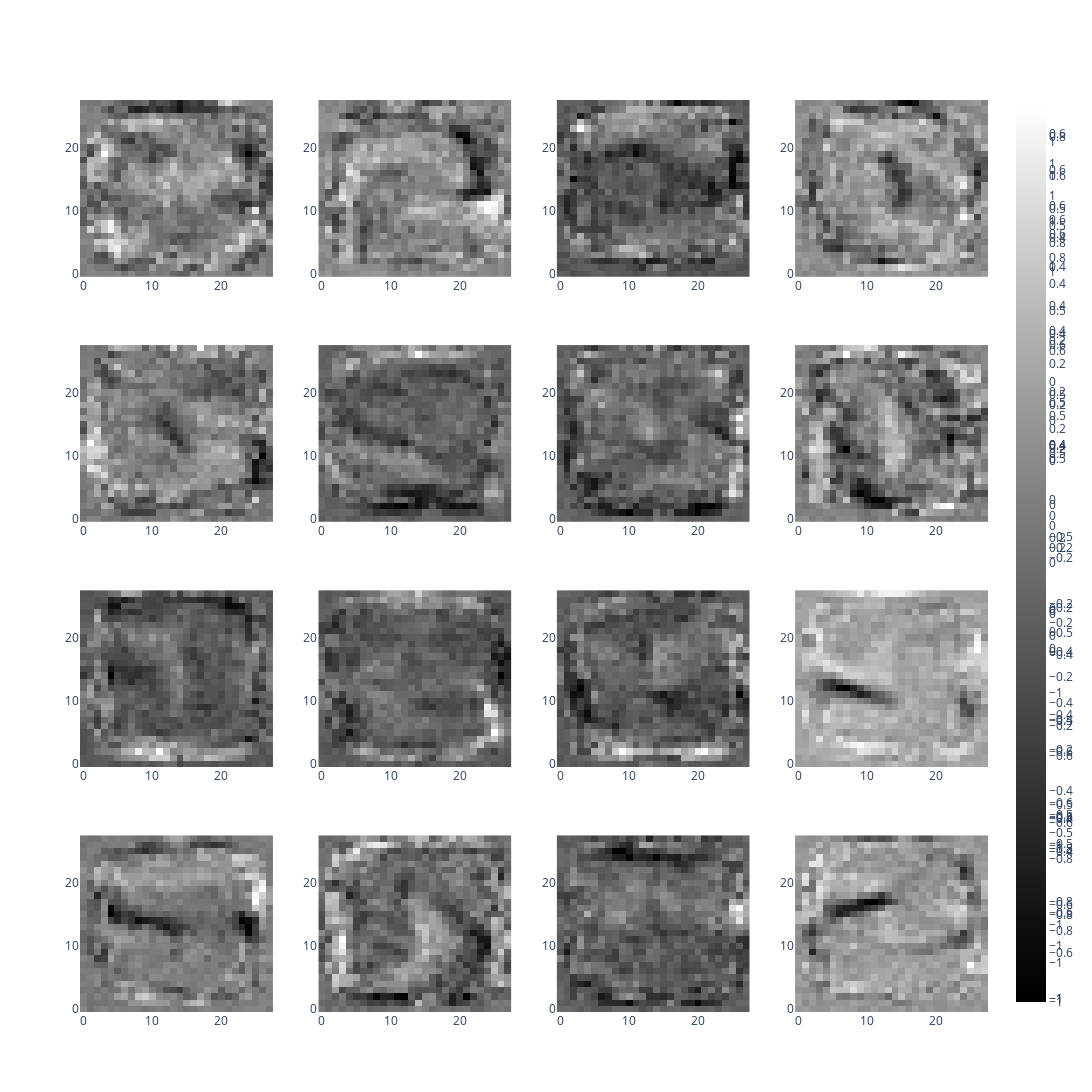

Notebook code for this chart:
### Markdown cell above
* Try the same thing with all the neurons of the first layer, can you see something interpretable? * Try the same thing with all the neurons of the first layer, can you see something interpretable? Youcan find help <a href="https://plotly.com/python/heatmaps/"> here </a> and <a href="https://plotly.com/python/subplots/"> here </a>.

### Code cell
from plotly.subplots import make_subplots
fig = make_subplots(rows=first_layer_weights.shape[1]//4, cols=4)
for i in range(first_layer_weights.shape[1]):
  row = i//4
  col = i - i//4*4
  neuron = first_layer_weights.numpy()[:,i]
  img = neuron.reshape([28,28])
  fig.add_trace(go.Heatmap(z=img, colorscale="gray"), row=row+1, col=col+1)

fig.update_layout(height=16*400/4, width=1200)

fig.show()

### Figure 1 — Plotly figure (JSON) as saved in the notebook; plotly's stock layout.template omitted (floating-point values rounded to 4 significant figures; data arrays with more than 128 entries replaced by an {"elided": "..."} marker saying what was removed)
{"data": [{"colorscale": [[0, "rgb(0, 0, 0)"], [0.09091, "rgb(16, 16, 16)"], [0.1818, "rgb(38, 38, 38)"], [0.2727, "rgb(59, 59, 59)"], [0.3636, "rgb(81, 80, 80)"], [0.4545, "rgb(102, 101, 101)"], [0.5455, "rgb(124, 123, 122)"], [0.6364, "rgb(146, 146, 145)"], [0.7273, "rgb(171, 171, 170)"], [0.8182, "rgb(197, 197, 195)"], [0.9091, "rgb(224, 224, 223)"], [1, "rgb(254, 254, 253)"]], "type": "heatmap", "xaxis": "x", "yaxis": "y", "z": {"elided": "28x28 float values"}}, {"colorscale": [[0, "rgb(0, 0, 0)"], [0.09091, "rgb(16, 16, 16)"], [0.1818, "rgb(38, 38, 38)"], [0.2727, "rgb(59, 59, 59)"], [0.3636, "rgb(81, 80, 80)"], [0.4545, "rgb(102, 101, 101)"], [0.5455, "rgb(124, 123, 122)"], [0.6364, "rgb(146, 146, 145)"], [0.7273, "rgb(171, 171, 170)"], [0.8182, "rgb(197, 197, 195)"], [0.9091, "rgb(224, 224, 223)"], [1, "rgb(254, 254, 253)"]], "type": "heatmap", "xaxis": "x2", "yaxis": "y2", "z": {"elided": "28x28 float values"}}, {"colorscale": [[0, "rgb(0, 0, 0)"], [0.09091, "rgb(16, 16, 16)"], [0.1818, "rgb(38, 38, 38)"], [0.2727, "rgb(59, 59, 59)"], [0.3636, "rgb(81, 80, 80)"], [0.4545, "rgb(102, 101, 101)"], [0.5455, "rgb(124, 123, 122)"], [0.6364, "rgb(146, 146, 145)"], [0.7273, "rgb(171, 171, 170)"], [0.8182, "rgb(197, 197, 195)"], [0.9091, "rgb(224, 224, 223)"], [1, "rgb(254, 254, 253)"]], "type": "heatmap", "xaxis": "x3", "yaxis": "y3", "z": {"elided": "28x28 float values"}}, {"colorscale": [[0, "rgb(0, 0, 0)"], [0.09091, "rgb(16, 16, 16)"], [0.1818, "rgb(38, 38, 38)"], [0.2727, "rgb(59, 59, 59)"], [0.3636, "rgb(81, 80, 80)"], [0.4545, "rgb(102, 101, 101)"], [0.5455, "rgb(124, 123, 122)"], [0.6364, "rgb(146, 146, 145)"], [0.7273, "rgb(171, 171, 170)"], [0.8182, "rgb(197, 197, 195)"], [0.9091, "rgb(224, 224, 223)"], [1, "rgb(254, 254, 253)"]], "type": "heatmap", "xaxis": "x4", "yaxis": "y4", "z": {"elided": "28x28 float values"}}, {"colorscale": [[0, "rgb(0, 0, 0)"], [0.09091, "rgb(16, 16, 16)"], [0.1818, "rgb(38, 38, 38)"], [0.2727, "rgb(59, 59, 59)"], [0.3636, "rgb(81, 80, 80)"], [0.4545, "rgb(102, 101, 101)"], [0.5455, "rgb(124, 123, 122)"], [0.6364, "rgb(146, 146, 145)"], [0.7273, "rgb(171, 171, 170)"], [0.8182, "rgb(197, 197, 195)"], [0.9091, "rgb(224, 224, 223)"], [1, "rgb(254, 254, 253)"]], "type": "heatmap", "xaxis": "x5", "yaxis": "y5", "z": {"elided": "28x28 float values"}}, {"colorscale": [[0, "rgb(0, 0, 0)"], [0.09091, "rgb(16, 16, 16)"], [0.1818, "rgb(38, 38, 38)"], [0.2727, "rgb(59, 59, 59)"], [0.3636, "rgb(81, 80, 80)"], [0.4545, "rgb(102, 101, 101)"], [0.5455, "rgb(124, 123, 122)"], [0.6364, "rgb(146, 146, 145)"], [0.7273, "rgb(171, 171, 170)"], [0.8182, "rgb(197, 197, 195)"], [0.9091, "rgb(224, 224, 223)"], [1, "rgb(254, 254, 253)"]], "type": "heatmap", "xaxis": "x6", "yaxis": "y6", "z": {"elided": "28x28 float values"}}, {"colorscale": [[0, "rgb(0, 0, 0)"], [0.09091, "rgb(16, 16, 16)"], [0.1818, "rgb(38, 38, 38)"], [0.2727, "rgb(59, 59, 59)"], [0.3636, "rgb(81, 80, 80)"], [0.4545, "rgb(102, 101, 101)"], [0.5455, "rgb(124, 123, 122)"], [0.6364, "rgb(146, 146, 145)"], [0.7273, "rgb(171, 171, 170)"], [0.8182, "rgb(197, 197, 195)"], [0.9091, "rgb(224, 224, 223)"], [1, "rgb(254, 254, 253)"]], "type": "heatmap", "xaxis": "x7", "yaxis": "y7", "z": {"elided": "28x28 float values"}}, {"colorscale": [[0, "rgb(0, 0, 0)"], [0.09091, "rgb(16, 16, 16)"], [0.1818, "rgb(38, 38, 38)"], [0.2727, "rgb(59, 59, 59)"], [0.3636, "rgb(81, 80, 80)"], [0.4545, "rgb(102, 101, 101)"], [0.5455, "rgb(124, 123, 122)"], [0.6364, "rgb(146, 146, 145)"], [0.7273, "rgb(171, 171, 170)"], [0.8182, "rgb(197, 197, 195)"], [0.9091, "rgb(224, 224, 223)"], [1, "rgb(254, 254, 253)"]], "type": "heatmap", "xaxis": "x8", "yaxis": "y8", "z": {"elided": "28x28 float values"}}, {"colorscale": [[0, "rgb(0, 0, 0)"], [0.09091, "rgb(16, 16, 16)"], [0.1818, "rgb(38, 38, 38)"], [0.2727, "rgb(59, 59, 59)"], [0.3636, "rgb(81, 80, 80)"], [0.4545, "rgb(102, 101, 101)"], [0.5455, "rgb(124, 123, 122)"], [0.6364, "rgb(146, 146, 145)"], [0.7273, "rgb(171, 171, 170)"], [0.8182, "rgb(197, 197, 195)"], [0.9091, "rgb(224, 224, 223)"], [1, "rgb(254, 254, 253)"]], "type": "heatmap", "xaxis": "x9", "yaxis": "y9", "z": {"elided": "28x28 float values"}}, {"colorscale": [[0, "rgb(0, 0, 0)"], [0.09091, "rgb(16, 16, 16)"], [0.1818, "rgb(38, 38, 38)"], [0.2727, "rgb(59, 59, 59)"], [0.3636, "rgb(81, 80, 80)"], [0.4545, "rgb(102, 101, 101)"], [0.5455, "rgb(124, 123, 122)"], [0.6364, "rgb(146, 146, 145)"], [0.7273, "rgb(171, 171, 170)"], [0.8182, "rgb(197, 197, 195)"], [0.9091, "rgb(224, 224, 223)"], [1, "rgb(254, 254, 253)"]], "type": "heatmap", "xaxis": "x10", "yaxis": "y10", "z": {"elided": "28x28 float values"}}, {"colorscale": [[0, "rgb(0, 0, 0)"], [0.09091, "rgb(16, 16, 16)"], [0.1818, "rgb(38, 38, 38)"], [0.2727, "rgb(59, 59, 59)"], [0.3636, "rgb(81, 80, 80)"], [0.4545, "rgb(102, 101, 101)"], [0.5455, "rgb(124, 123, 122)"], [0.6364, "rgb(146, 146, 145)"], [0.7273, "rgb(171, 171, 170)"], [0.8182, "rgb(197, 197, 195)"], [0.9091, "rgb(224, 224, 223)"], [1, "rgb(254, 254, 253)"]], "type": "heatmap", "xaxis": "x11", "yaxis": "y11", "z": {"elided": "28x28 float values"}}, {"colorscale": [[0, "rgb(0, 0, 0)"], [0.09091, "rgb(16, 16, 16)"], [0.1818, "rgb(38, 38, 38)"], [0.2727, "rgb(59, 59, 59)"], [0.3636, "rgb(81, 80, 80)"], [0.4545, "rgb(102, 101, 101)"], [0.5455, "rgb(124, 123, 122)"], [0.6364, "rgb(146, 146, 145)"], [0.7273, "rgb(171, 171, 170)"], [0.8182, "rgb(197, 197, 195)"], [0.9091, "rgb(224, 224, 223)"], [1, "rgb(254, 254, 253)"]], "type": "heatmap", "xaxis": "x12", "yaxis": "y12", "z": {"elided": "28x28 float values"}}, {"colorscale": [[0, "rgb(0, 0, 0)"], [0.09091, "rgb(16, 16, 16)"], [0.1818, "rgb(38, 38, 38)"], [0.2727, "rgb(59, 59, 59)"], [0.3636, "rgb(81, 80, 80)"], [0.4545, "rgb(102, 101, 101)"], [0.5455, "rgb(124, 123, 122)"], [0.6364, "rgb(146, 146, 145)"], [0.7273, "rgb(171, 171, 170)"], [0.8182, "rgb(197, 197, 195)"], [0.9091, "rgb(224, 224, 223)"], [1, "rgb(254, 254, 253)"]], "type": "heatmap", "xaxis": "x13", "yaxis": "y13", "z": {"elided": "28x28 float values"}}, {"colorscale": [[0, "rgb(0, 0, 0)"], [0.09091, "rgb(16, 16, 16)"], [0.1818, "rgb(38, 38, 38)"], [0.2727, "rgb(59, 59, 59)"], [0.3636, "rgb(81, 80, 80)"], [0.4545, "rgb(102, 101, 101)"], [0.5455, "rgb(124, 123, 122)"], [0.6364, "rgb(146, 146, 145)"], [0.7273, "rgb(171, 171, 170)"], [0.8182, "rgb(197, 197, 195)"], [0.9091, "rgb(224, 224, 223)"], [1, "rgb(254, 254, 253)"]], "type": "heatmap", "xaxis": "x14", "yaxis": "y14", "z": {"elided": "28x28 float values"}}, {"colorscale": [[0, "rgb(0, 0, 0)"], [0.09091, "rgb(16, 16, 16)"], [0.1818, "rgb(38, 38, 38)"], [0.2727, "rgb(59, 59, 59)"], [0.3636, "rgb(81, 80, 80)"], [0.4545, "rgb(102, 101, 101)"], [0.5455, "rgb(124, 123, 122)"], [0.6364, "rgb(146, 146, 145)"], [0.7273, "rgb(171, 171, 170)"], [0.8182, "rgb(197, 197, 195)"], [0.9091, "rgb(224, 224, 223)"], [1, "rgb(254, 254, 253)"]], "type": "heatmap", "xaxis": "x15", "yaxis": "y15", "z": {"elided": "28x28 float values"}}, {"colorscale": [[0, "rgb(0, 0, 0)"], [0.09091, "rgb(16, 16, 16)"], [0.1818, "rgb(38, 38, 38)"], [0.2727, "rgb(59, 59, 59)"], [0.3636, "rgb(81, 80, 80)"], [0.4545, "rgb(102, 101, 101)"], [0.5455, "rgb(124, 123, 122)"], [0.6364, "rgb(146, 146, 145)"], [0.7273, "rgb(171, 171, 170)"], [0.8182, "rgb(197, 197, 195)"], [0.9091, "rgb(224, 224, 223)"], [1, "rgb(254, 254, 253)"]], "type": "heatmap", "xaxis": "x16", "yaxis": "y16", "z": {"elided": "28x28 float values"}}], "layout": {"height": 1600, "width": 1200, "xaxis": {"anchor": "y", "domain": [0, 0.2125]}, "xaxis10": {"anchor": "y10", "domain": [0.2625, 0.475]}, "xaxis11": {"anchor": "y11", "domain": [0.525, 0.7375]}, "xaxis12": {"anchor": "y12", "domain": [0.7875, 1]}, "xaxis13": {"anchor": "y13", "domain": [0, 0.2125]}, "xaxis14": {"anchor": "y14", "domain": [0.2625, 0.475]}, "xaxis15": {"anchor": "y15", "domain": [0.525, 0.7375]}, "xaxis16": {"anchor": "y16", "domain": [0.7875, 1]}, "xaxis2": {"anchor": "y2", "domain": [0.2625, 0.475]}, "xaxis3": {"anchor": "y3", "domain": [0.525, 0.7375]}, "xaxis4": {"anchor": "y4", "domain": [0.7875, 1]}, "xaxis5": {"anchor": "y5", "domain": [0, 0.2125]}, "xaxis6": {"anchor": "y6", "domain": [0.2625, 0.475]}, "xaxis7": {"anchor": "y7", "domain": [0.525, 0.7375]}, "xaxis8": {"anchor": "y8", "domain": [0.7875, 1]}, "xaxis9": {"anchor": "y9", "domain": [0, 0.2125]}, "yaxis": {"anchor": "x", "domain": [0.8063, 1]}, "yaxis10": {"anchor": "x10", "domain": [0.2687, 0.4625]}, "yaxis11": {"anchor": "x11", "domain": [0.2687, 0.4625]}, "yaxis12": {"anchor": "x12", "domain": [0.2687, 0.4625]}, "yaxis13": {"anchor": "x13", "domain": [0, 0.1938]}, "yaxis14": {"anchor": "x14", "domain": [0, 0.1938]}, "yaxis15": {"anchor": "x15", "domain": [0, 0.1938]}, "yaxis16": {"anchor": "x16", "domain": [0, 0.1938]}, "yaxis2": {"anchor": "x2", "domain": [0.8063, 1]}, "yaxis3": {"anchor": "x3", "domain": [0.8063, 1]}, "yaxis4": {"anchor": "x4", "domain": [0.8063, 1]}, "yaxis5": {"anchor": "x5", "domain": [0.5375, 0.7312]}, "yaxis6": {"anchor": "x6", "domain": [0.5375, 0.7312]}, "yaxis7": {"anchor": "x7", "domain": [0.5375, 0.7312]}, "yaxis8": {"anchor": "x8", "domain": [0.5375, 0.7312]}, "yaxis9": {"anchor": "x9", "domain": [0.2687, 0.4625]}}}
